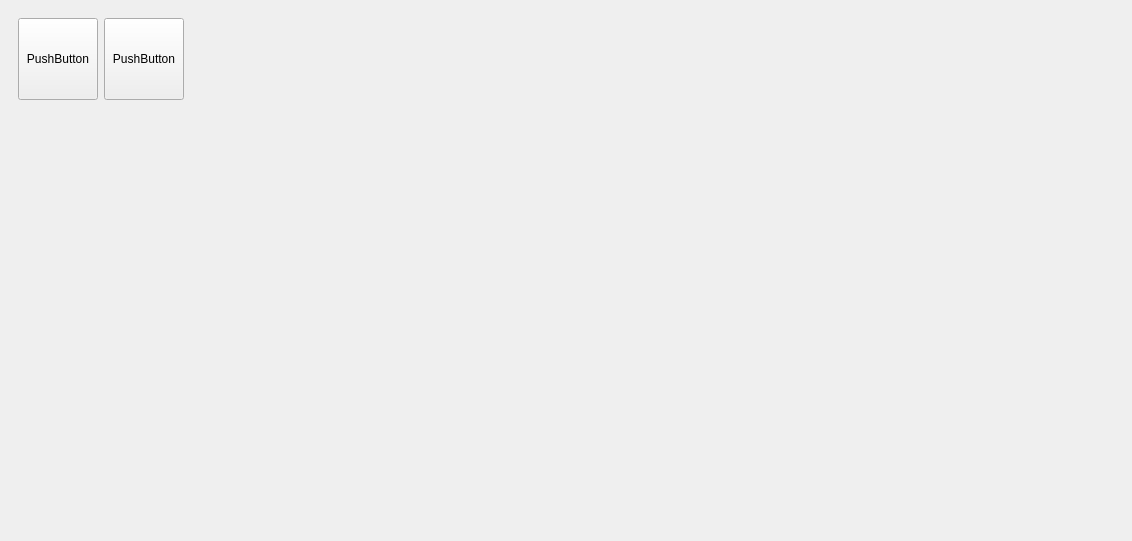
<?xml version="1.0" encoding="UTF-8"?>
<ui version="4.0">
 <class>AddTextScreen</class>
 <widget class="QWidget" name="AddTextScreen">
  <property name="geometry">
   <rect>
    <x>0</x>
    <y>0</y>
    <width>1132</width>
    <height>541</height>
   </rect>
  </property>
  <property name="windowTitle">
   <string>Form</string>
  </property>
  <layout class="QGridLayout" name="gridLayout">
   <property name="leftMargin">
    <number>0</number>
   </property>
   <property name="topMargin">
    <number>0</number>
   </property>
   <property name="rightMargin">
    <number>0</number>
   </property>
   <property name="bottomMargin">
    <number>0</number>
   </property>
   <item row="0" column="0">
    <widget class="QWidget" name="Central" native="true">
     <layout class="QGridLayout" name="gridLayout_2">
      <item row="2" column="1">
       <widget class="QWidget" name="widget_3" native="true"/>
      </item>
      <item row="0" column="0" colspan="2">
       <widget class="QWidget" name="widget" native="true">
        <property name="maximumSize">
         <size>
          <width>16777215</width>
          <height>100</height>
         </size>
        </property>
        <layout class="QHBoxLayout" name="horizontalLayout">
         <item>
          <widget class="QPushButton" name="pushButton">
           <property name="sizePolicy">
            <sizepolicy hsizetype="Minimum" vsizetype="Minimum">
             <horstretch>0</horstretch>
             <verstretch>0</verstretch>
            </sizepolicy>
           </property>
           <property name="text">
            <string>PushButton</string>
           </property>
          </widget>
         </item>
         <item>
          <widget class="QPushButton" name="pushButton_2">
           <property name="sizePolicy">
            <sizepolicy hsizetype="Minimum" vsizetype="Minimum">
             <horstretch>0</horstretch>
             <verstretch>0</verstretch>
            </sizepolicy>
           </property>
           <property name="text">
            <string>PushButton</string>
           </property>
          </widget>
         </item>
         <item>
          <spacer name="horizontalSpacer">
           <property name="orientation">
            <enum>Qt::Horizontal</enum>
           </property>
           <property name="sizeHint" stdset="0">
            <size>
             <width>40</width>
             <height>20</height>
            </size>
           </property>
          </spacer>
         </item>
        </layout>
       </widget>
      </item>
      <item row="2" column="0">
       <widget class="QWidget" name="widget_2" native="true"/>
      </item>
     </layout>
    </widget>
   </item>
  </layout>
 </widget>
 <resources/>
 <connections/>
</ui>
